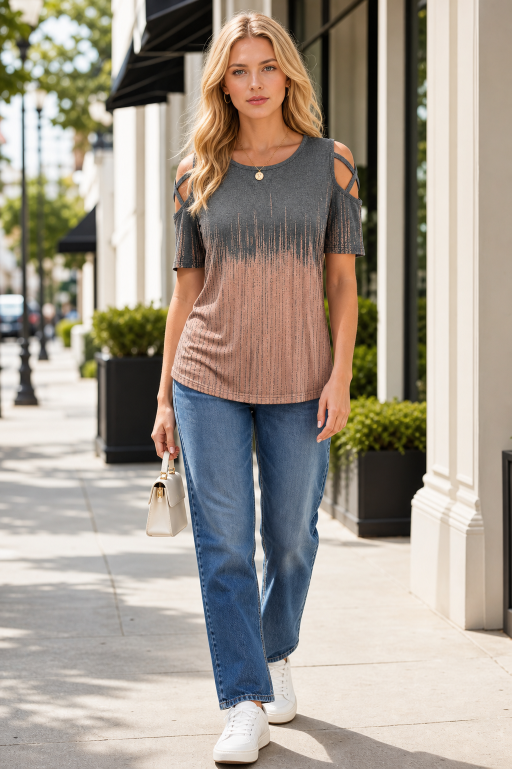
#> input picture assets/gen/gen-scene-charcoalblush-shopping-jeans-v11.png, 1023 x 1537 px (shown at 1/2 size)
$ python build-three-print-jeans-contact-sheet-11.py
#> lines starting #> are read from the running program, lines starting #| are printed output that depends on the picture
from pathlib import Path

from PIL import Image, ImageDraw, ImageFont


ROOT = Path(__file__).resolve().parents[1]
FILES = [
    ROOT / "assets/gen/gen-scene-charcoalblush-shopping-jeans-v11.png",
    ROOT / "assets/gen/gen-scene-charcoalblush-cafe-seated-jeans-v11.png",
    ROOT / "assets/gen/gen-scene-greyfloral-boutique-lean-jeans-v11.png",
    ROOT / "assets/gen/gen-scene-greyfloral-market-walk-jeans-v11.png",
    ROOT / "assets/gen/gen-scene-blackmarble-gallery-jeans-v11.png",
    ROOT / "assets/gen/gen-scene-blackmarble-evening-walk-jeans-v11.png",
]
OUT = ROOT / "assets/gen/three-print-jeans-contact-sheet-11.jpg"

cols, rows = 3, 2
cell_w, cell_h, label_h = 460, 560, 48
sheet = Image.new("RGB", (cell_w * cols, (cell_h + label_h) * rows), "#f7f7f5")
draw = ImageDraw.Draw(sheet)
font = ImageFont.load_default(size=14)

for index, path in enumerate(FILES):
    image = Image.open(path).convert("RGB")
#> image is the input picture: PIL image 1023x1537 RGB; mean R, G, B 164.2, 154.8, 143.3
    image.thumbnail((cell_w - 16, cell_h - 16), Image.Resampling.LANCZOS)
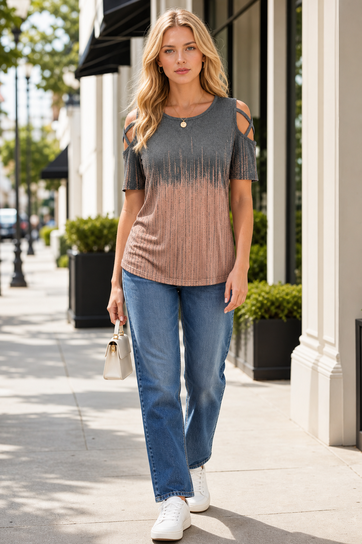
#> image: PIL image 362x544 RGB; mean R, G, B 164.2, 154.8, 143.3
    x = (index % cols) * cell_w
    y = (index // cols) * (cell_h + label_h)
    sheet.paste(image, (x + (cell_w - image.width) // 2, y + (cell_h - image.height) // 2))
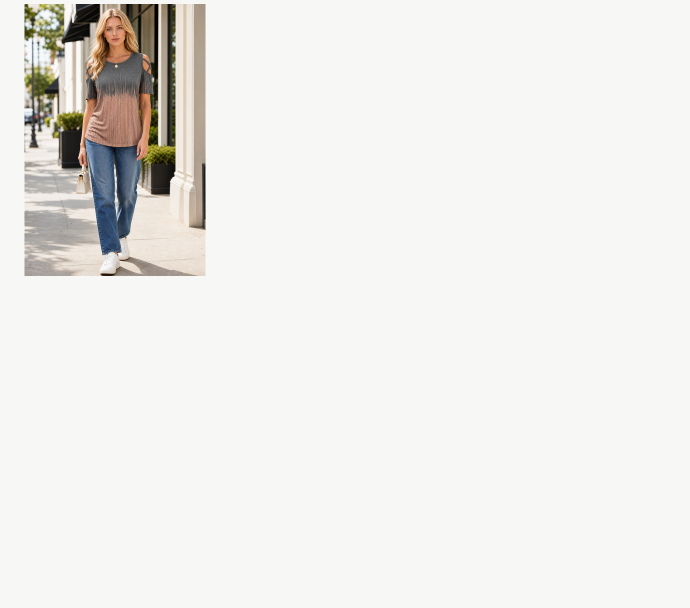
#> sheet: PIL image 1380x1216 RGB (shown at 1/2 size); mean R, G, B 237.3, 236.2, 233.1
    draw.rectangle((x, y, x + cell_w - 1, y + cell_h + label_h - 1), outline="#c5c5c0", width=2)
    draw.text((x + 10, y + cell_h + 14), path.stem, fill="#343434", font=font)
#> pass 2 of the loop `for index, path in enumerate(FILES):`:
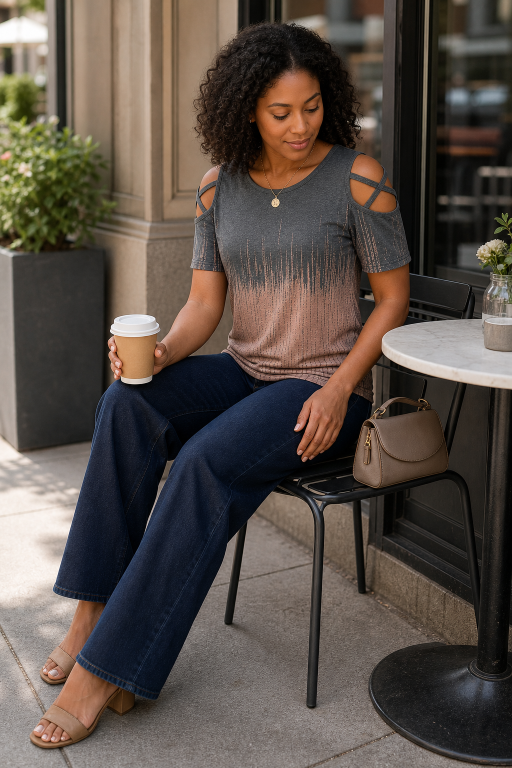
#> input picture assets/gen/gen-scene-charcoalblush-cafe-seated-jeans-v11.png, 1024 x 1536 px (shown at 1/2 size)
#> image is the input picture: PIL image 1024x1536 RGB; mean R, G, B 88.6, 78.6, 71.2
#> `image.thumbnail((cell_w - 16, cell_h - 16), Image.Resampling.LANCZOS)`:
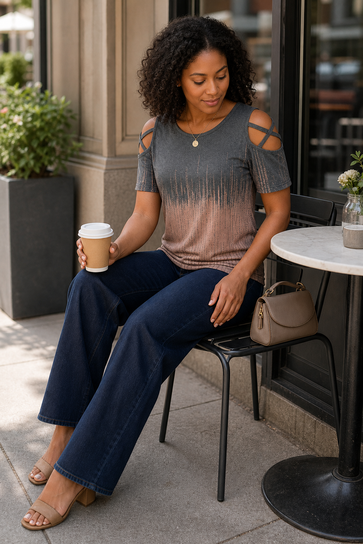
#> image: PIL image 363x544 RGB; mean R, G, B 88.6, 78.6, 71.2
#> `sheet.paste(image, (x + (cell_w - image.width) // 2, y + (cell_h - ima..`:
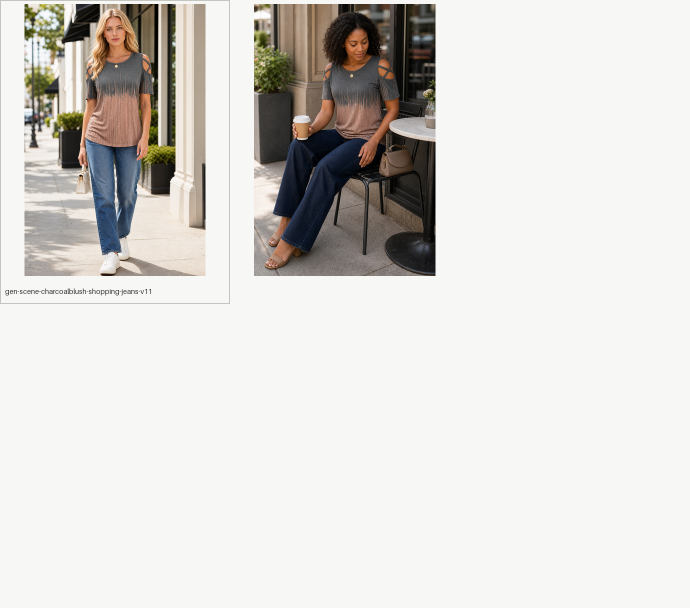
#> sheet: PIL image 1380x1216 RGB (shown at 1/2 size); mean R, G, B 218.4, 216.1, 212.4
#> pass 3 of the loop `for index, path in enumerate(FILES):`:
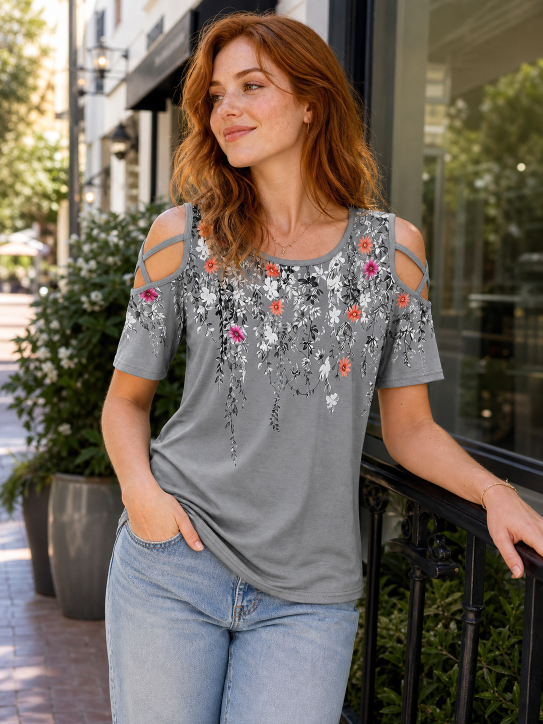
#> input picture assets/gen/gen-scene-greyfloral-boutique-lean-jeans-v11.png, 1086 x 1448 px (shown at 1/2 size)
#> image is the input picture: PIL image 1086x1448 RGB; mean R, G, B 114.9, 103.9, 92.3
#> `image.thumbnail((cell_w - 16, cell_h - 16), Image.Resampling.LANCZOS)`:
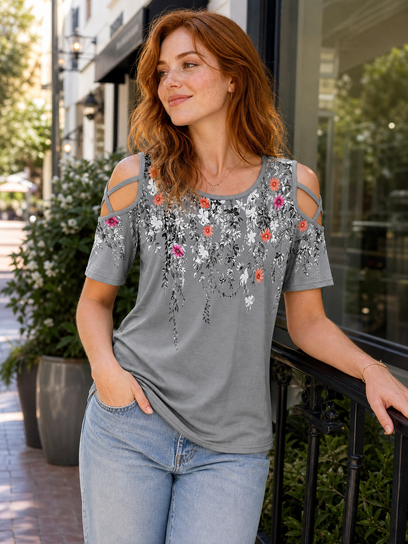
#> image: PIL image 408x544 RGB; mean R, G, B 114.9, 103.9, 92.4
#> `sheet.paste(image, (x + (cell_w - image.width) // 2, y + (cell_h - ima..`:
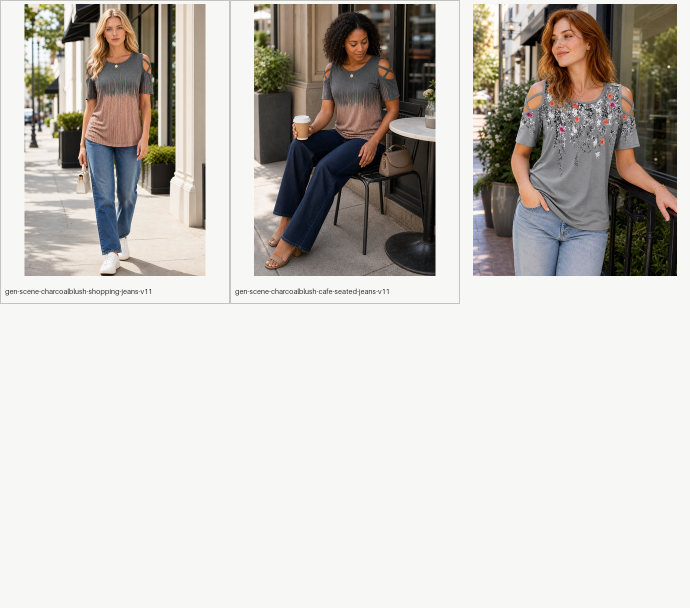
#> sheet: PIL image 1380x1216 RGB (shown at 1/2 size); mean R, G, B 200.7, 197, 191.9
#> the loop made 6 passes; the first 3 are shown

sheet.save(OUT, quality=92)
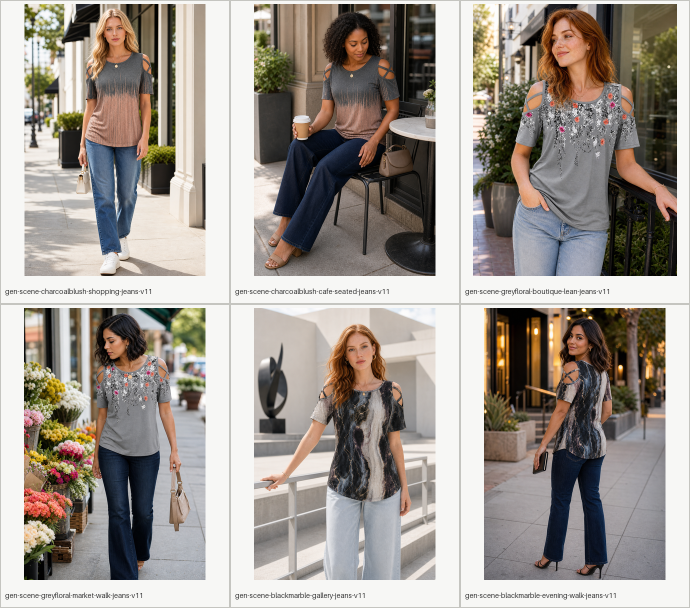
#> saved as three-print-jeans-contact-sheet-11.jpg: PIL image 1380x1216 RGB (shown at 1/2 size); mean R, G, B 159.8, 152.6, 145.6
print(OUT)
